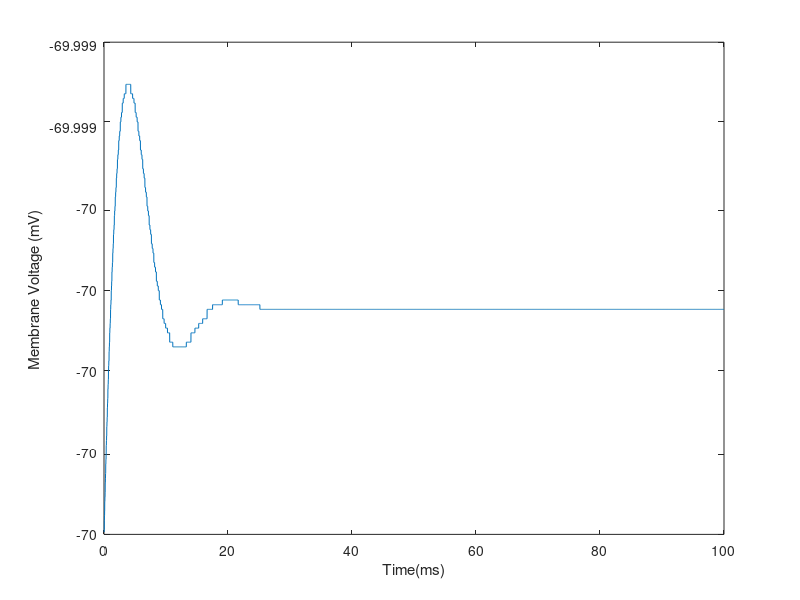
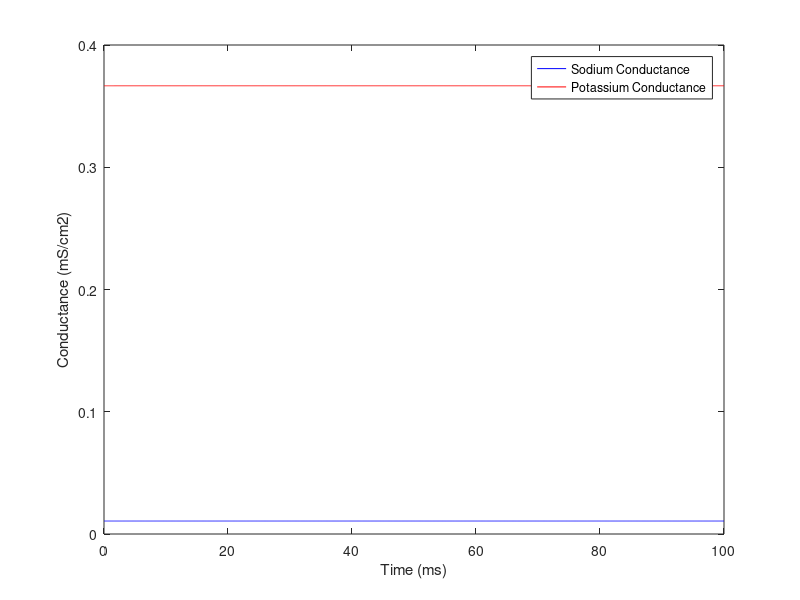

MATLAB code to generate these figures, in order:
clear
close all
%{
    The section below is used to initialize all variables needed for the
    model. We used a time step of 1/100 of a millisecond, which may be
    overkill, but gives more accurate simulations of model neurons.
%}
gK= 36; %maximal K+ conductance
gNa=120; %maximal Na+ conductance
gL=.3; %Leak conductance
Ek=-12; % Reversal potential of Potassium
ENa=115;% Reversal potential of Sodium
El=10.6;% Reversal potential of the leak channels
Vrest=0;% resting potential
dt=.01; % time step for Eulers method
length=10000; % amount of time steps (100 ms / .01 time step)
time= .01:.01:100;
Vm= zeros(1,length); % Zero out the voltage array
Vm(1)=Vrest;%  start the voltage at rest
Cm = 1.0; %membrane capacitance
Icurrent=[00.*ones(1, length), zeros(1, length)];%current injection parameter
%{
    The section below is used to initialize the variables needed for
    euler's method to iterate.
%}
alphaM(1)=0.1.*((25-Vm(1))/(exp((25-Vm(1))/10)-1));%this is used to determine initial AlphaM to find original gating parameters
betaM(1)=4.*exp(-Vm(1)/18);

alphaN(1)=.01.*((10-Vm(1))/(exp((10-Vm(1))/10)-1));
betaN(1)= .125.*exp(-Vm(1)/80);

alphaH(1)=.07.*exp(-Vm(1)/20);
betaH(1)=1/(exp((30-Vm(1))/10)+1);

m(1)=alphaM(1)/(alphaM(1)+betaM(1));
n(1)=alphaN(1)/(alphaN(1)+betaN(1));
h(1)=alphaH(1)/(alphaH(1)+betaH(1));
%{
    Here begins the numerical solving of the differential equations that
    describe the HH model neuron. This iterates from 1 to the length of the
    simulation time points, which is 100/millisecond for 100 ms so 10000
    total iterations.
%}
for i= 1:length-1
    %% Finding alphas and betas, the opening and closing characteristics of the markov model basis of ion channels
    alphaM(i)= 0.1*((25-Vm(i))/(exp((25-Vm(i))/10)-1));%alphaM determined by membrane voltage
    betaM(i)= 4 * exp(-(Vm(i))/18);%betaM determined by membrane voltage only
    
    alphaN(i)= 0.01 * ((10-Vm(i))/(exp((10-Vm(i))/10)-1));%alphaN determined by membrane voltage only
    betaN(i)= 0.125*exp(-(Vm(i))/80);%betaN determined by membrane voltage only
    
    alphaH(i)= 0.07*exp(-(Vm(i))/20);%AlphaH determined by membrane voltage only
    betaH(i)= 1/(exp((30-Vm(i))/10)+1);%betaH determined by membrane voltage only
    %% Finding m, n, and h which determine the odds of a single Na+ activation gate, K+ activation gate
    %  and Na+ inactivation gate respectively being open. Based on the
    %  alphas and betas, and previous values for M, N, and H. Eulers method
    %  is used to numerically solve differential equations
    m(i+1) = m(i) + dt*(alphaM(i) *(1-m(i)) - betaM(i)*m(i));
    n(i+1) = n(i) + dt*(alphaN(i) *(1-n(i)) - betaN(i)*n(i));
    h(i+1) = h(i) + dt*(alphaH(i) *(1-h(i)) - betaH(i)*h(i));
    %% Sodium, potassium, and leak currents are determined using channel
    % characteristics discussed above. Models of Na+ channel include 3
    % activation gates and one inactivation gate, so cubing the activation
    % gate shows the odds that a single channel is open, which due to the
    % law of large numbers can describe total conductance as a percent of
    % max.
    gNaActual(i)=(m(i+1)^3)*gNa*h(i+1);
    gKActual(i)=((n(i+1))^4).*gK;
    INa(i)= (m(i+1)^3)*gNa*h(i+1)*(Vm(i)-ENa);
    IK(i)= ((n(i+1))^4) *gK*(Vm(i)-Ek);
    IL(i)= gL*(Vm(i)-El);
    %% Summing all membrane currents (without Na+/K+ pump which is not included in model)
    Im(i)= Icurrent(i) - IK(i) - INa(i)- IL(i);
    %% iterating to find next membrane voltage using Eulers method
    Vm(i+1)= Vm(i) + dt*(Im(i)/Cm);
end
Vm(:)=Vm(:)-70;
%% plots membrane voltage
figure
plot(time,Vm)

ylabel('Membrane Voltage (mV)')
xlabel('Time(ms)')
%}

%% Plotting Conductances
figure
plot(time(2:end), gNaActual, 'b', time(2:end), gKActual,'r')
legend('Sodium Conductance','Potassium Conductance')
xlabel('Time (ms)')
ylabel('Conductance (mS/cm2)')

